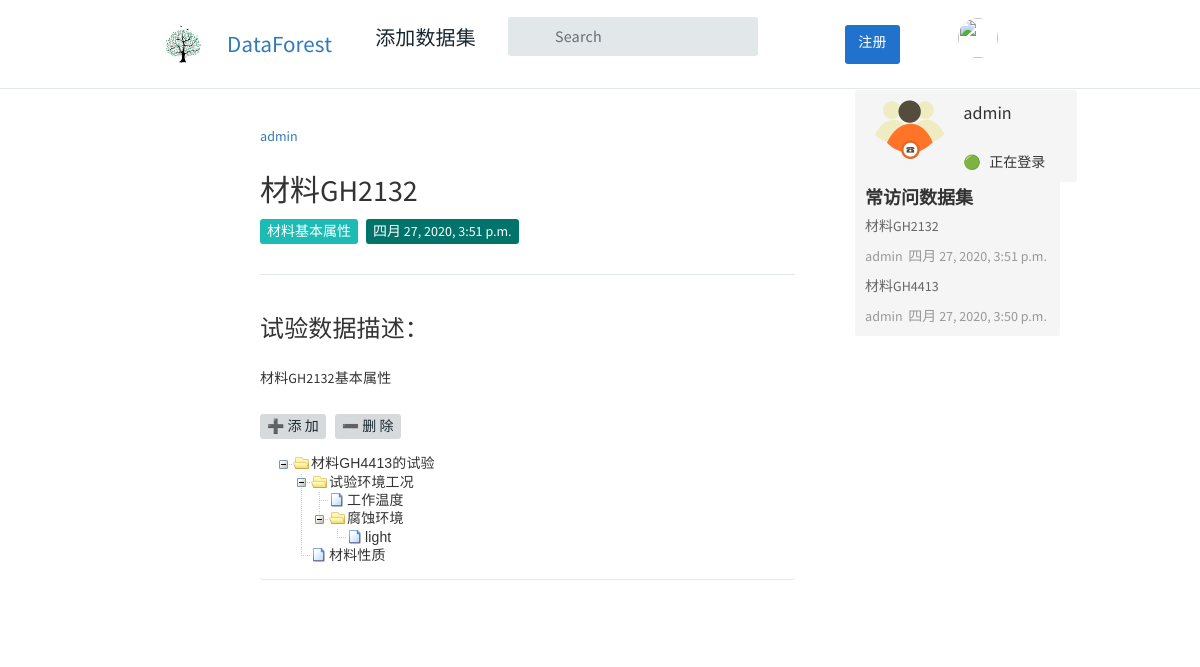
/question/4/ (signed in), run on the app's committed database.
### QuestionApp/models.py (models this page shows, shortened)
class Question(models.Model):
    user = models.ForeignKey(User, verbose_name='提问者', related_name='questions', on_delete=models.CASCADE)
    questionTitle = models.CharField('问题标题', max_length=40, unique=True, blank=False)
    questionCategory = models.ForeignKey('CategoryApp.Category', verbose_name='板块名称', on_delete=models.CASCADE)
    questionDescription = models.TextField('详细描述')
    created = models.DateTimeField(default=timezone.now, verbose_name='发布日期')
    publishDate = models.DateTimeField(auto_now=True, verbose_name='更新日期')
    goodNum = models.IntegerField(default=0, verbose_name='赞数')
    badNum = models.IntegerField(default=0, verbose_name='反对数')
    grade = models.IntegerField(default=0, verbose_name='综合质量')
    collect = models.ManyToManyField(User, related_name='collect_question', verbose_name='收藏', blank=True)
    users_like = models.ManyToManyField(User, related_name="questions_like", blank=True)
    users_unlike = models.ManyToManyField(User, related_name="questions_unlike", blank=True)
    views = models.IntegerField(default=0, verbose_name="阅读次数")

### CategoryApp/models.py (models this page shows)
class Category(models.Model):
    name = models.CharField(max_length=20, unique=True, verbose_name='分组名称')
    number = models.IntegerField(unique=True, verbose_name='分组序号')
    def __str__(self):
        return self.name

### QuestionApp/views.py (the view)
# urls.py: path('<int:question_id>/', views.question_content, name="question_content"),
@login_required(login_url='/account/login')
def question_content(request, question_id):
    question = Question.objects.get(id=question_id)
    question_2 = Question.objects.all().order_by('-views', 'created', 'questionTitle')[:10]
    question.views = question.views + 1
    question.save()
    answer_list = AnswerModel.objects.filter(question_id=question_id)
    questions = Question.objects.all()
    _user = request.user
    if request.user in question.collect.all():
        question_collect = 1
    else:
        question_collect = 0
    mList = Department.objects.filter(question_id=question_id)
    _data = [
        {
            'id': x.id,
            'name': x.name,
            'pId': x.parent.id if x.parent else 0,
            'open': 1
        } for x in mList
    ]
    context = {
        "question": question,
        "question_id": question_id,
        "answer_list": answer_list,
        "questions": questions,
        "question_2": question_2,
        'data': _data,
        'question_collect': question_collect,
        'user': _user
    }
    return render(request, "question/content.html", context=context)

### AnswerApp/templatetags/markdown_extras.py (called while the page is built)
@register.filter()
@stringfilter
def markdown(value):
    return md.markdown(value, extensions=['markdown.extensions.fenced_code'])

### templates/question/content.html (shortened to what this page needs)
{% extends "./index_question.html" %}
{% load markdown_extras %}
{% load static %}
{% block content %}
<div class="col-sm-9">
    <div class="tt-single-topic-list">
        <div class="tt-item">
            <div class="tt-single-topic">
                <div class="tt-item-header">
                    <div class="tt-item-info info-top">
                        <div class="tt-avater-title">
                            <a href="#">{{ question.user }}</a>
                        </div>
                        <a href="#" class="tt-info-time">
                            <i class="tt-icon"><svg>
                                    <use xlink:href="#icon-time"></use>
                                </svg></i>{{timezone.now}}
                        </a>
                    </div>
                    <h1 class="tt-item-title">
                        <h2>{{ question.questionTitle }}</h2>
                    </h1>
                    <div class="tt-item-tag">
                        <ul class="tt-list-badge">
                            <li><a href="#"><span class="tt-color07 tt-badge">{{ question.questionCategory }}</span></a>
                            </li>
                            <li><a href="#"><span class="tt-color09 tt-badge">{{ question.created }}</span></a>
                            </li>
                        </ul>
                    </div>
                </div>
                <div class="tt-item-description">
                    <h3>试验数据描述：</h3>
                    <p>{{ question.questionDescription | markdown | safe }}</p>
                    {% include 'tree/tree.html'  %}
                </div>
                {% block node %}
            </div>
        </div>
        {% endblock node %}
    </div>
</div>
{% endblock content %}
{% block right %}
<div class="col-sm-3" >
    <div class="side-bar-well clearfix" style="position: fixed;">
        <div class="col-sm-5"><img src="{% static 'images/support.png' %}"></div>
        <div class="col-sm-7">
            {% if user.username %}
            <p class="side-bar-well-title">{{user.username}}</p>
            <p>🟢&nbsp;&nbsp;&nbsp;正在登录</p>
            {% else %}
            <p>🔴&nbsp;&nbsp;&nbsp;未登录</p>
            {% endif %}
        </div>
    </div>
    <div class="side-bar-well" style="position: fixed; margin-top:90px">
        <strong class="side-bar-well-title">常访问数据集</strong>
        {% for question in question_2 %}
        <a href="{% url 'question:question_content' question_id=question.id %}" class="news-item">
            <div class="news-title">{{question.questionTitle}}</div>
        </a>
        <div class="news-info">
            <span>{{ question.user }}</span>
            <span>&nbsp{{question.created}}&nbsp</span>
        </div>
        {% endfor %}
    </div>
</div>
{% endblock %}

### static/css/main.css (style rules this page uses)
.side-bar-well { padding: 5px; background: #f5f5f5; margin-bottom: 10px; border-radius: 3px; }
.side-bar-well-title { font-size: 18px; padding:0px; margin-bottom: 0cm; }
.news-item { display: block; color: #666; }
.side-bar-well > * { padding: 5px; }
.news-info { color: #999; padding: 5px; }

### templates/question/index_question.html (style rules this page uses)
div { font-family:&amp;quot;Microsoft YaHei&amp;quot;,微软雅黑,&amp;quot;MicrosoftJhengHei&amp;quot;,华文细黑,STHeiti,MingLiu; }

### templates/head.html (style rules this page uses)
div { font-family:&amp;quot;Microsoft YaHei&amp;quot;,微软雅黑,&amp;quot;MicrosoftJhengHei&amp;quot;,华文细黑,STHeiti,MingLiu; }

### data on the page
Question: user "admin", questionTitle "材料GH2132", questionCategory "材料基本属性", created "四月 27, 2020, 3:51 p.m.", questionDescription "材料GH2132基本属性"
Question: questionTitle "材料GH4413", user "admin", created "四月 27, 2020, 3:50 p.m."

### other printed values
{{ user.username }} "admin"
